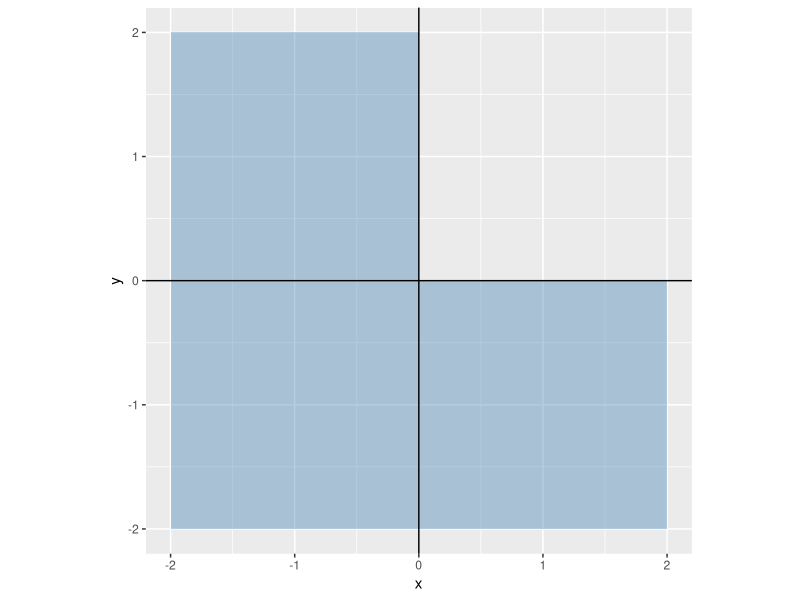

Write the R code that produced this figure.
## ---- chunk 1
#| code-fold: true
#| echo: !expr knitr::is_html_output()
#| message: false
#| warning: false
#| fig-alt: >-
#|   The square from -2 to 2 on both axes, with the axes drawn through the
#|   origin. The left half (x at most 0) and the bottom half (y at most 0)
#|   are shaded; only the upper right quadrant, where x and y are both
#|   positive, is left blank.

# the region x <= 0 or y <= 0, as two rectangles:
# the left half, and the bottom right quarter
regions <- tibble::tibble(
  xmin = c(-2, 0),
  xmax = c(0, 2),
  ymin = c(-2, -2),
  ymax = c(2, 0)
)

region_plot <- ggplot2::ggplot(regions) +
  ggplot2::geom_rect(
    ggplot2::aes(xmin = xmin, xmax = xmax, ymin = ymin, ymax = ymax),
    fill = "steelblue",
    alpha = 0.4
  ) +
  ggplot2::geom_hline(yintercept = 0) +
  ggplot2::geom_vline(xintercept = 0) +
  ggplot2::coord_equal() +
  ggplot2::labs(x = "x", y = "y")

region_plot
